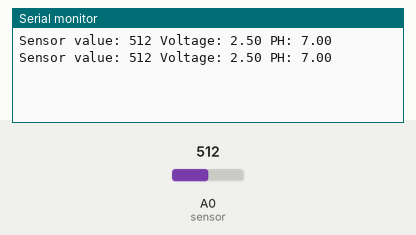
The sketch below on a simulated Arduino Uno, built with avr-gcc and run on an emulated ATmega328P. Parts: the last lines printed to the serial monitor. Inputs (shaded band) come from the test bench; at power-on: A0 (sensor) = 512.

Above: at 2.8 s.
2.9 s: A0 (sensor) set to 716
At 5.2 s:
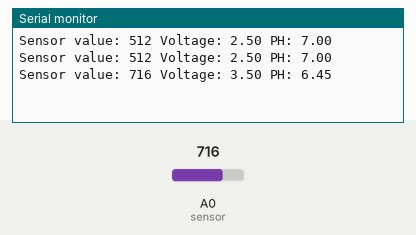
5.6 s: A0 (sensor) set to 900
At 7.0 s:
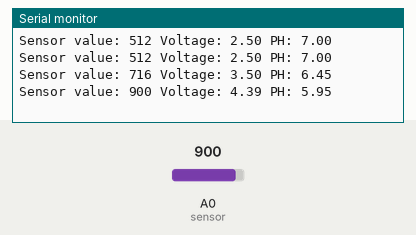
Timing chart, 0 to 8.6 s (numbered marks = the images above; inputs shaded):
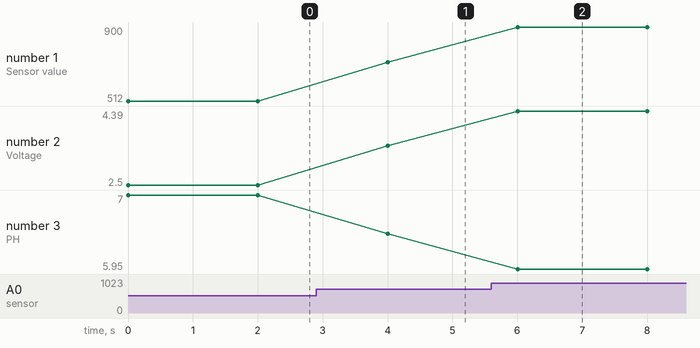

The sketch:

calibracao.ino
```cpp
//correto
#define sensor A0


int sensorValue = 0;
float voltage = 0, PH = 0;


void setup(){
  pinMode(sensor, INPUT);

  Serial.begin(9600);
}

void loop(){
  sensorValue = analogRead(sensor);
  voltage = sensorValue*(5.0/1024.0);
  PH = 7 +((2.5 - voltage)/1.8);
  Serial.print("Sensor value: ");
  Serial.print(sensorValue);
  Serial.print(" Voltage: ");
  Serial.print(voltage);
  Serial.print(" PH: ");
  Serial.println(PH);

  delay(2000);
}
```

Measured:
- after the input at 2.9 s, the serial monitor: prints a new line after 1.1 s (image 1)
- after the input at 5.6 s, the serial monitor: prints a new line after 0.40 s (image 2)
- plotted number 1: 512 → 716 after the input at 2.9 s, 716 → 900 after the input at 5.6 s
- plotted number 2: 2.5 → 3.5 after the input at 2.9 s, 3.5 → 4.39 after the input at 5.6 s
- plotted number 3: 7 → 6.45 after the input at 2.9 s, 6.45 → 5.95 after the input at 5.6 s
